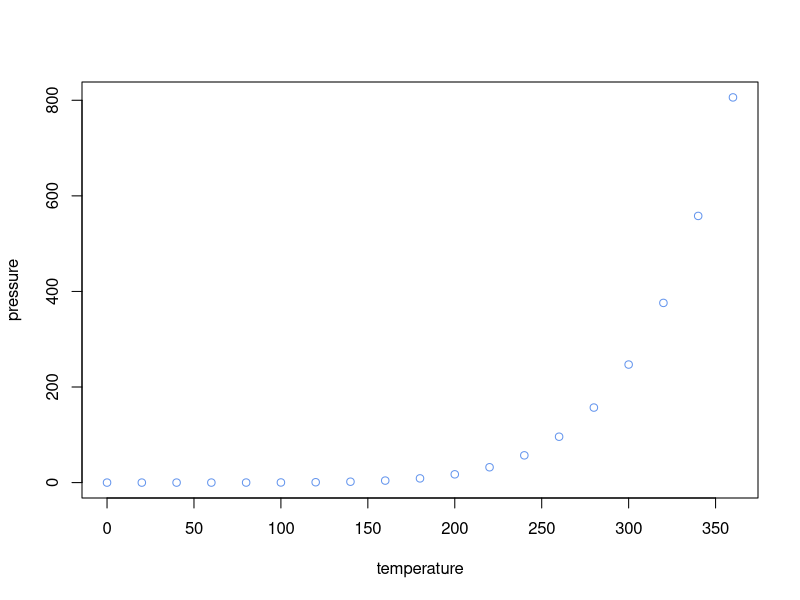

Write the R code that produced this figure.
## ---- chunk 1
knitr::opts_chunk$set(echo = TRUE)
## ---- chunk 2
summary(cars)
## ---- chunk 3
# CHANGE no 5
plot(pressure, col = "cornflowerblue")
